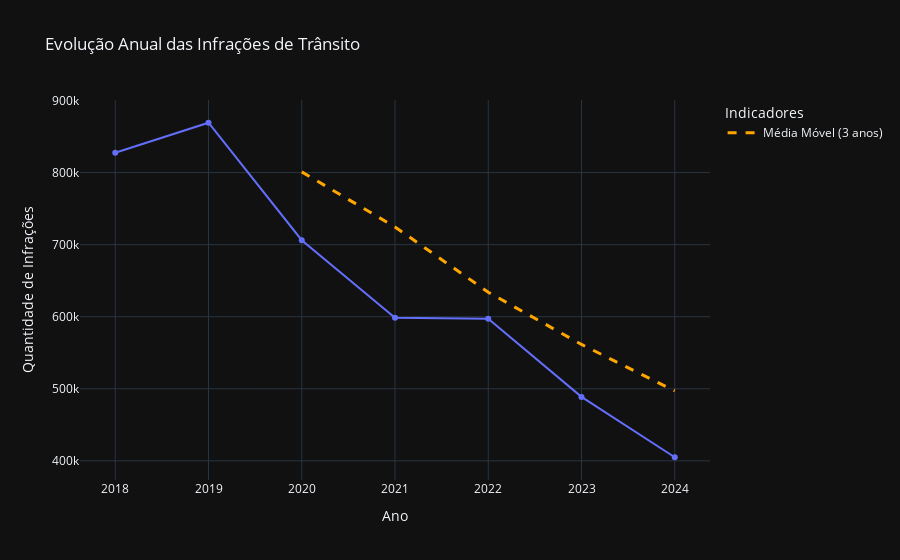

Notebook code cell kept with this figure:
### Code cell
contar_ano['media_movel'] = contar_ano['quantidade'].rolling(window=3).mean()

fig.add_scatter(
    x=contar_ano['ano'],
    y=contar_ano['media_movel'],
    mode='lines',
    name='Média Móvel (3 anos)',
    line=dict(dash='dash', width=3, color='orange')
)

fig.update_layout(
    xaxis_title='Ano',
    yaxis_title='Quantidade de Infrações',
    legend_title='Indicadores'
)

fig.show()

### Figure 1 — Plotly figure (JSON) as saved in the notebook; plotly's stock layout.template omitted (floating-point values rounded to 4 significant figures)
{"data": [{"hovertemplate": "ano=%{x}<br>quantidade=%{y}<extra></extra>", "legendgroup": "", "line": {"color": "#636efa", "dash": "solid"}, "marker": {"symbol": "circle"}, "mode": "lines+markers", "name": "", "orientation": "v", "showlegend": false, "type": "scatter", "x": [2018, 2019, 2020, 2021, 2022, 2023, 2024], "xaxis": "x", "y": [827538, 869124, 706108, 598556, 597195, 488728, 404975], "yaxis": "y"}, {"line": {"color": "orange", "dash": "dash", "width": 3}, "mode": "lines", "name": "Média Móvel (3 anos)", "type": "scatter", "x": [2018, 2019, 2020, 2021, 2022, 2023, 2024], "y": [NaN, NaN, 800900.0, 724600.0, 634000.0, 561500.0, 497000.0]}], "layout": {"legend": {"title": {"text": "Indicadores"}, "tracegroupgap": 0}, "title": {"text": "Evolução Anual das Infrações de Trânsito"}, "xaxis": {"anchor": "y", "domain": [0, 1], "title": {"text": "Ano"}}, "yaxis": {"anchor": "x", "domain": [0, 1], "title": {"text": "Quantidade de Infrações"}}}}
